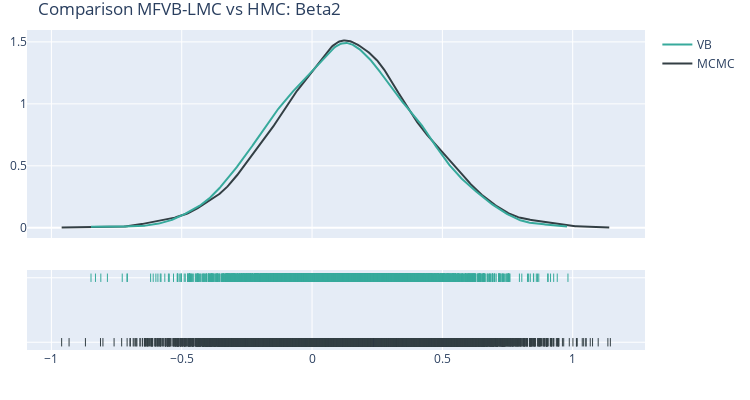

Source (notebook cell):
### Code cell
x1 = mcmc_trace[2,:]
x2 = betas_[2,:].detach().numpy()
print(f"variance of MCMC particles: {x1.var()} \nvarianace of VB: {x2.var()}")
hist_data = [x1, x2]

group_labels = ['MCMC', 'VB']
colors = ['#333F44', '#37AA9C']

# Create distplot with curve_type set to 'normal'
fig = ff.create_distplot(hist_data, group_labels, show_hist=False, colors=colors)

# Add title
fig.update_layout(title_text= "Comparison MFVB-LMC vs HMC: Beta2"
                , width = w+ 150, height = h + 100
                , margin = margin_dic)
fig.show()
fig.write_image("images/beta2_bayeslogistics.pdf")

### Figure 1 — Plotly figure (JSON) as saved in the notebook; plotly's stock layout.template omitted (floating-point values rounded to 4 significant figures; data arrays with more than 128 entries replaced by an {"elided": "..."} marker saying what was removed)
{"data": [{"legendgroup": "MCMC", "marker": {"color": "#333F44"}, "mode": "lines", "name": "MCMC", "showlegend": true, "type": "scatter", "x": {"elided": "500 float values"}, "xaxis": "x", "y": {"elided": "500 float values"}, "yaxis": "y"}, {"legendgroup": "VB", "marker": {"color": "#37AA9C"}, "mode": "lines", "name": "VB", "showlegend": true, "type": "scatter", "x": {"elided": "500 float values"}, "xaxis": "x", "y": {"elided": "500 float values"}, "yaxis": "y"}, {"legendgroup": "MCMC", "marker": {"color": "#333F44", "symbol": "line-ns-open"}, "mode": "markers", "name": "MCMC", "showlegend": false, "type": "scatter", "x": {"elided": "10000 float values"}, "xaxis": "x", "y": {"elided": "10000 str values"}, "yaxis": "y2"}, {"legendgroup": "VB", "marker": {"color": "#37AA9C", "symbol": "line-ns-open"}, "mode": "markers", "name": "VB", "showlegend": false, "type": "scatter", "x": {"elided": "3000 float values"}, "xaxis": "x", "y": {"elided": "3000 str values"}, "yaxis": "y2"}], "layout": {"barmode": "overlay", "height": 400, "hovermode": "closest", "legend": {"traceorder": "reversed"}, "margin": {"b": 50, "l": 10, "r": 10, "t": 30}, "title": {"text": "Comparison MFVB-LMC vs HMC: Beta2"}, "width": 750, "xaxis": {"anchor": "y2", "domain": [0, 1], "zeroline": false}, "yaxis": {"anchor": "free", "domain": [0.35, 1], "position": 0}, "yaxis2": {"anchor": "x", "domain": [0, 0.25], "dtick": 1, "showticklabels": false}}}
